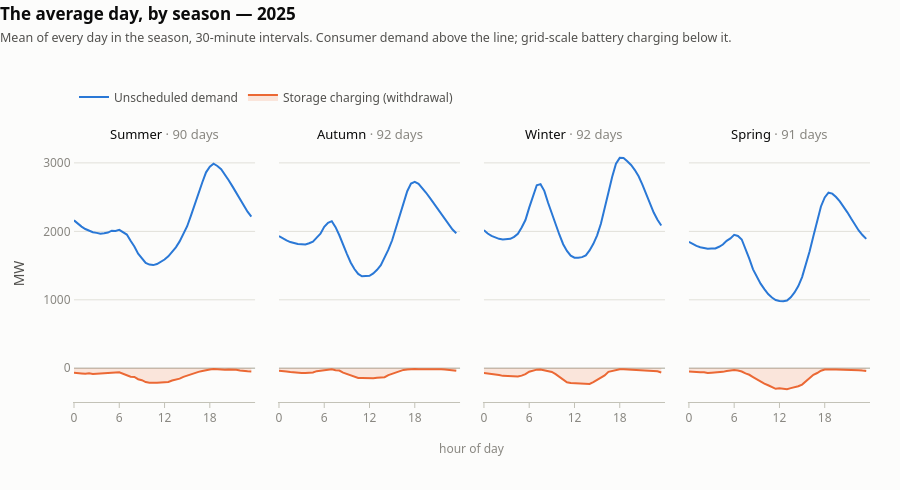

Notebook source saved alongside this figure:
### Markdown cell above
### 1. The average day, by season

Averaging every day in a season onto one 24-hour axis turns ~100,000 points into 48 per line.
The mirrored layout puts consumer demand above zero and battery charging below it.

Seasons are meteorological and southern-hemisphere, so Summer is Dec–Feb. Any season holding
fewer than `MIN_DAYS` days is dropped — all four survive in a complete year like 2025, but it
matters if you set `YEAR = 2026`, where the data stops on 1 September.

### Code cell
# ── Chart 1: average day shape by season ─────────────────────────────────────
SEASON_ORDER = ["Summer", "Autumn", "Winter", "Spring"]
MIN_DAYS = 30          # below this, an "average day" is not meaningful

days = d30.groupby("season")["date"].nunique()
seasons = [s for s in SEASON_ORDER if days.get(s, 0) >= MIN_DAYS]
print("days per season:", days.to_dict())
print("plotted:", seasons, " dropped:", [s for s in SEASON_ORDER if s not in seasons])

prof = (d30.groupby(["season", "tod_min"])[["unscheduled_demand_mw", "withdrawal_mw"]]
        .mean().reset_index())

fig = make_subplots(
    rows=1, cols=len(seasons), shared_yaxes=True, horizontal_spacing=0.03,
    subplot_titles=[f"{s} <span style='color:{MUTED};font-weight:400'>· {days[s]} days</span>"
                    for s in seasons])

for i, s in enumerate(seasons, start=1):
    p = prof[prof.season == s].sort_values("tod_min")
    hrs = p.tod_min / 60
    fig.add_trace(go.Scatter(
        x=hrs, y=p.unscheduled_demand_mw, name="Unscheduled demand",
        line=dict(color=BLUE, width=2), legendgroup="d", showlegend=(i == 1),
        hovertemplate="%{y:.0f} MW<extra>Unscheduled demand</extra>"), row=1, col=i)
    fig.add_trace(go.Scatter(
        x=hrs, y=p.withdrawal_mw, name="Storage charging (withdrawal)",
        line=dict(color=ORANGE, width=2), fill="tozeroy",
        fillcolor="rgba(235,104,52,0.16)", legendgroup="w", showlegend=(i == 1),
        hovertemplate="%{y:.0f} MW<extra>Withdrawal</extra>"), row=1, col=i)
    fig.update_xaxes(range=[0, 24], tickvals=[0, 6, 12, 18], row=1, col=i)

fig.update_yaxes(zeroline=True, zerolinecolor=AXIS, zerolinewidth=1.5)
fig.update_yaxes(title_text="MW", row=1, col=1)
for a in fig.layout.annotations[:len(seasons)]:
    a.font.size, a.font.color = 13, INK

style(fig, f"The average day, by season — {YEAR}",
      "Mean of every day in the season, 30-minute intervals. "
      "Consumer demand above the line; grid-scale battery charging below it.",
      height=490, top=145, bottom=88, legend_y=1.13)
# One centred axis label rather than one per panel, so it stays centred at any panel count
fig.add_annotation(text="hour of day", xref="paper", yref="paper", x=0.5, y=-0.22,
                   showarrow=False, font=dict(color=MUTED, size=12))
fig.show()

### Figure 1 — Plotly figure (JSON) as saved in the notebook; plotly's stock layout.template omitted (floating-point values rounded to 4 significant figures)
{"data": [{"hovertemplate": "%{y:.0f} MW<extra>Unscheduled demand</extra>", "legendgroup": "d", "line": {"color": "#2a78d6", "width": 2}, "name": "Unscheduled demand", "showlegend": true, "type": "scatter", "x": [0.0, 0.5, 1.0, 1.5, 2.0, 2.5, 3.0, 3.5, 4.0, 4.5, 5.0, 5.5, 6.0, 6.5, 7.0, 7.5, 8.0, 8.5, 9.0, 9.5, 10.0, 10.5, 11.0, 11.5, 12.0, 12.5, 13.0, 13.5, 14.0, 14.5, 15.0, 15.5, 16.0, 16.5, 17.0, 17.5, 18.0, 18.5, 19.0, 19.5, 20.0, 20.5, 21.0, 21.5, 22.0, 22.5, 23.0, 23.5], "xaxis": "x", "y": [2161.0, 2111.0, 2070.0, 2034.0, 2010.0, 1988.0, 1978.0, 1965.0, 1972.0, 1982.0, 2010.0, 2006.0, 2022.0, 1988.0, 1953.0, 1863.0, 1779.0, 1675.0, 1610.0, 1540.0, 1515.0, 1507.0, 1523.0, 1555.0, 1588.0, 1636.0, 1698.0, 1767.0, 1853.0, 1955.0, 2075.0, 2230.0, 2399.0, 2567.0, 2714.0, 2862.0, 2944.0, 2987.0, 2955.0, 2907.0, 2834.0, 2747.0, 2657.0, 2565.0, 2465.0, 2370.0, 2287.0, 2215.0], "yaxis": "y"}, {"fill": "tozeroy", "fillcolor": "rgba(235,104,52,0.16)", "hovertemplate": "%{y:.0f} MW<extra>Withdrawal</extra>", "legendgroup": "w", "line": {"color": "#eb6834", "width": 2}, "name": "Storage charging (withdrawal)", "showlegend": true, "type": "scatter", "x": [0.0, 0.5, 1.0, 1.5, 2.0, 2.5, 3.0, 3.5, 4.0, 4.5, 5.0, 5.5, 6.0, 6.5, 7.0, 7.5, 8.0, 8.5, 9.0, 9.5, 10.0, 10.5, 11.0, 11.5, 12.0, 12.5, 13.0, 13.5, 14.0, 14.5, 15.0, 15.5, 16.0, 16.5, 17.0, 17.5, 18.0, 18.5, 19.0, 19.5, 20.0, 20.5, 21.0, 21.5, 22.0, 22.5, 23.0, 23.5], "xaxis": "x", "y": [-66.61, -66.78, -74.55, -79.29, -74.29, -83.31, -78.06, -76.65, -72.43, -61.45, -57.17, -60.55, -58.89, -77.11, -97.05, -124.4, -126.9, -159.9, -173.7, -201.0, -211.2, -216.1, -212.6, -206.3, -204.7, -199.0, -179.5, -166.2, -151.4, -125.0, -107.7, -89.43, -62.46, -52.58, -39.75, -26.41, -17.7, -11.35, -16.35, -20.4, -20.09, -17.01, -16.79, -21.49, -33.91, -44.0, -44.85, -47.72], "yaxis": "y"}, {"hovertemplate": "%{y:.0f} MW<extra>Unscheduled demand</extra>", "legendgroup": "d", "line": {"color": "#2a78d6", "width": 2}, "name": "Unscheduled demand", "showlegend": false, "type": "scatter", "x": [0.0, 0.5, 1.0, 1.5, 2.0, 2.5, 3.0, 3.5, 4.0, 4.5, 5.0, 5.5, 6.0, 6.5, 7.0, 7.5, 8.0, 8.5, 9.0, 9.5, 10.0, 10.5, 11.0, 11.5, 12.0, 12.5, 13.0, 13.5, 14.0, 14.5, 15.0, 15.5, 16.0, 16.5, 17.0, 17.5, 18.0, 18.5, 19.0, 19.5, 20.0, 20.5, 21.0, 21.5, 22.0, 22.5, 23.0, 23.5], "xaxis": "x2", "y": [1930.0, 1895.0, 1869.0, 1844.0, 1829.0, 1815.0, 1812.0, 1809.0, 1826.0, 1850.0, 1908.0, 1966.0, 2067.0, 2125.0, 2149.0, 2062.0, 1943.0, 1798.0, 1672.0, 1546.0, 1450.0, 1378.0, 1343.0, 1347.0, 1351.0, 1385.0, 1438.0, 1507.0, 1611.0, 1732.0, 1870.0, 2054.0, 2243.0, 2433.0, 2586.0, 2698.0, 2722.0, 2695.0, 2633.0, 2564.0, 2490.0, 2413.0, 2335.0, 2255.0, 2171.0, 2091.0, 2027.0, 1973.0], "yaxis": "y2"}, {"fill": "tozeroy", "fillcolor": "rgba(235,104,52,0.16)", "hovertemplate": "%{y:.0f} MW<extra>Withdrawal</extra>", "legendgroup": "w", "line": {"color": "#eb6834", "width": 2}, "name": "Storage charging (withdrawal)", "showlegend": false, "type": "scatter", "x": [0.0, 0.5, 1.0, 1.5, 2.0, 2.5, 3.0, 3.5, 4.0, 4.5, 5.0, 5.5, 6.0, 6.5, 7.0, 7.5, 8.0, 8.5, 9.0, 9.5, 10.0, 10.5, 11.0, 11.5, 12.0, 12.5, 13.0, 13.5, 14.0, 14.5, 15.0, 15.5, 16.0, 16.5, 17.0, 17.5, 18.0, 18.5, 19.0, 19.5, 20.0, 20.5, 21.0, 21.5, 22.0, 22.5, 23.0, 23.5], "xaxis": "x2", "y": [-36.2, -37.87, -46.67, -55.01, -62.83, -65.64, -68.95, -68.82, -65.09, -61.06, -41.93, -35.46, -24.98, -21.3, -16.22, -27.21, -33.38, -63.22, -82.15, -109.0, -131.0, -141.6, -140.8, -145.1, -150.9, -146.3, -138.4, -132.7, -130.7, -100.5, -82.75, -57.48, -41.08, -23.76, -17.05, -10.92, -12.1, -14.33, -12.89, -12.79, -13.22, -12.81, -12.89, -15.34, -19.68, -26.29, -29.89, -36.79], "yaxis": "y2"}, {"hovertemplate": "%{y:.0f} MW<extra>Unscheduled demand</extra>", "legendgroup": "d", "line": {"color": "#2a78d6", "width": 2}, "name": "Unscheduled demand", "showlegend": false, "type": "scatter", "x": [0.0, 0.5, 1.0, 1.5, 2.0, 2.5, 3.0, 3.5, 4.0, 4.5, 5.0, 5.5, 6.0, 6.5, 7.0, 7.5, 8.0, 8.5, 9.0, 9.5, 10.0, 10.5, 11.0, 11.5, 12.0, 12.5, 13.0, 13.5, 14.0, 14.5, 15.0, 15.5, 16.0, 16.5, 17.0, 17.5, 18.0, 18.5, 19.0, 19.5, 20.0, 20.5, 21.0, 21.5, 22.0, 22.5, 23.0, 23.5], "xaxis": "x3", "y": [2018.0, 1968.0, 1933.0, 1906.0, 1891.0, 1881.0, 1884.0, 1890.0, 1919.0, 1964.0, 2055.0, 2165.0, 2347.0, 2518.0, 2674.0, 2690.0, 2591.0, 2417.0, 2261.0, 2087.0, 1951.0, 1812.0, 1713.0, 1644.0, 1615.0, 1616.0, 1623.0, 1650.0, 1722.0, 1817.0, 1942.0, 2111.0, 2321.0, 2567.0, 2797.0, 2989.0, 3074.0, 3072.0, 3024.0, 2969.0, 2895.0, 2804.0, 2684.0, 2548.0, 2403.0, 2275.0, 2169.0, 2085.0], "yaxis": "y3"}, {"fill": "tozeroy", "fillcolor": "rgba(235,104,52,0.16)", "hovertemplate": "%{y:.0f} MW<extra>Withdrawal</extra>", "legendgroup": "w", "line": {"color": "#eb6834", "width": 2}, "name": "Storage charging (withdrawal)", "showlegend": false, "type": "scatter", "x": [0.0, 0.5, 1.0, 1.5, 2.0, 2.5, 3.0, 3.5, 4.0, 4.5, 5.0, 5.5, 6.0, 6.5, 7.0, 7.5, 8.0, 8.5, 9.0, 9.5, 10.0, 10.5, 11.0, 11.5, 12.0, 12.5, 13.0, 13.5, 14.0, 14.5, 15.0, 15.5, 16.0, 16.5, 17.0, 17.5, 18.0, 18.5, 19.0, 19.5, 20.0, 20.5, 21.0, 21.5, 22.0, 22.5, 23.0, 23.5], "xaxis": "x3", "y": [-69.44, -75.51, -79.89, -94.76, -98.64, -110.8, -114.3, -120.3, -116.2, -119.5, -107.6, -85.6, -50.81, -31.41, -19.87, -18.28, -28.37, -40.15, -53.5, -84.83, -125.9, -167.2, -204.5, -216.3, -220.0, -226.7, -226.2, -235.6, -229.0, -202.7, -170.9, -143.0, -103.5, -51.83, -38.97, -22.19, -16.02, -14.28, -17.69, -19.57, -18.1, -22.78, -22.65, -24.0, -31.4, -34.72, -45.12, -61.33], "yaxis": "y3"}, {"hovertemplate": "%{y:.0f} MW<extra>Unscheduled demand</extra>", "legendgroup": "d", "line": {"color": "#2a78d6", "width": 2}, "name": "Unscheduled demand", "showlegend": false, "type": "scatter", "x": [0.0, 0.5, 1.0, 1.5, 2.0, 2.5, 3.0, 3.5, 4.0, 4.5, 5.0, 5.5, 6.0, 6.5, 7.0, 7.5, 8.0, 8.5, 9.0, 9.5, 10.0, 10.5, 11.0, 11.5, 12.0, 12.5, 13.0, 13.5, 14.0, 14.5, 15.0, 15.5, 16.0, 16.5, 17.0, 17.5, 18.0, 18.5, 19.0, 19.5, 20.0, 20.5, 21.0, 21.5, 22.0, 22.5, 23.0, 23.5], "xaxis": "x4", "y": [1847.0, 1812.0, 1787.0, 1767.0, 1755.0, 1747.0, 1749.0, 1751.0, 1775.0, 1807.0, 1862.0, 1897.0, 1949.0, 1933.0, 1881.0, 1747.0, 1600.0, 1445.0, 1336.0, 1236.0, 1155.0, 1084.0, 1033.0, 997.8, 982.9, 977.7, 989.4, 1036.0, 1107.0, 1201.0, 1332.0, 1511.0, 1709.0, 1931.0, 2155.0, 2364.0, 2496.0, 2565.0, 2551.0, 2502.0, 2437.0, 2362.0, 2278.0, 2186.0, 2097.0, 2014.0, 1946.0, 1890.0], "yaxis": "y4"}, {"fill": "tozeroy", "fillcolor": "rgba(235,104,52,0.16)", "hovertemplate": "%{y:.0f} MW<extra>Withdrawal</extra>", "legendgroup": "w", "line": {"color": "#eb6834", "width": 2}, "name": "Storage charging (withdrawal)", "showlegend": false, "type": "scatter", "x": [0.0, 0.5, 1.0, 1.5, 2.0, 2.5, 3.0, 3.5, 4.0, 4.5, 5.0, 5.5, 6.0, 6.5, 7.0, 7.5, 8.0, 8.5, 9.0, 9.5, 10.0, 10.5, 11.0, 11.5, 12.0, 12.5, 13.0, 13.5, 14.0, 14.5, 15.0, 15.5, 16.0, 16.5, 17.0, 17.5, 18.0, 18.5, 19.0, 19.5, 20.0, 20.5, 21.0, 21.5, 22.0, 22.5, 23.0, 23.5], "xaxis": "x4", "y": [-45.98, -52.79, -51.09, -57.78, -57.78, -67.61, -64.45, -62.19, -60.93, -52.47, -40.46, -35.01, -25.55, -33.83, -47.69, -75.5, -94.84, -128.3, -161.9, -194.9, -223.6, -248.4, -271.9, -299.8, -292.6, -300.9, -305.0, -290.1, -280.6, -262.9, -238.3, -188.4, -139.6, -95.47, -68.98, -35.76, -18.68, -13.54, -16.49, -16.68, -18.63, -18.99, -16.62, -16.45, -18.17, -27.59, -34.19, -38.67], "yaxis": "y4"}], "layout": {"annotations": [{"font": {"color": "#0b0b0b", "size": 13}, "showarrow": false, "text": "Summer <span style='color:#898781;font-weight:400'>· 90 days</span>", "x": 0.1138, "xanchor": "center", "xref": "paper", "y": 1, "yanchor": "bottom", "yref": "paper"}, {"font": {"color": "#0b0b0b", "size": 13}, "showarrow": false, "text": "Autumn <span style='color:#898781;font-weight:400'>· 92 days</span>", "x": 0.3712, "xanchor": "center", "xref": "paper", "y": 1, "yanchor": "bottom", "yref": "paper"}, {"font": {"color": "#0b0b0b", "size": 13}, "showarrow": false, "text": "Winter <span style='color:#898781;font-weight:400'>· 92 days</span>", "x": 0.6288, "xanchor": "center", "xref": "paper", "y": 1, "yanchor": "bottom", "yref": "paper"}, {"font": {"color": "#0b0b0b", "size": 13}, "showarrow": false, "text": "Spring <span style='color:#898781;font-weight:400'>· 91 days</span>", "x": 0.8862, "xanchor": "center", "xref": "paper", "y": 1, "yanchor": "bottom", "yref": "paper"}, {"font": {"color": "#898781", "size": 12}, "showarrow": false, "text": "hour of day", "x": 0.5, "xref": "paper", "y": -0.22, "yref": "paper"}], "font": {"color": "#52514e", "family": "system-ui, -apple-system, Segoe UI, sans-serif", "size": 12}, "height": 490, "hovermode": "x unified", "legend": {"bgcolor": "rgba(0,0,0,0)", "font": {"color": "#52514e"}, "orientation": "h", "x": 0, "y": 1.13, "yanchor": "bottom"}, "margin": {"b": 88, "l": 74, "r": 30, "t": 145}, "paper_bgcolor": "#fcfcfb", "plot_bgcolor": "#fcfcfb", "title": {"font": {"color": "#0b0b0b", "size": 17}, "text": "<b>The average day, by season — 2025</b><br><span style='font-size:12.5px;color:#52514e'>Mean of every day in the season, 30-minute intervals. Consumer demand above the line; grid-scale battery charging below it.</span>", "x": 0, "xanchor": "left", "y": 0.96}, "xaxis": {"anchor": "y", "domain": [0, 0.2275], "linecolor": "#c3c2b7", "range": [0, 24], "showgrid": false, "tickcolor": "#c3c2b7", "tickfont": {"color": "#898781"}, "ticks": "outside", "tickvals": [0, 6, 12, 18]}, "xaxis2": {"anchor": "y2", "domain": [0.2575, 0.485], "linecolor": "#c3c2b7", "range": [0, 24], "showgrid": false, "tickcolor": "#c3c2b7", "tickfont": {"color": "#898781"}, "ticks": "outside", "tickvals": [0, 6, 12, 18]}, "xaxis3": {"anchor": "y3", "domain": [0.515, 0.7425], "linecolor": "#c3c2b7", "range": [0, 24], "showgrid": false, "tickcolor": "#c3c2b7", "tickfont": {"color": "#898781"}, "ticks": "outside", "tickvals": [0, 6, 12, 18]}, "xaxis4": {"anchor": "y4", "domain": [0.7725, 1], "linecolor": "#c3c2b7", "range": [0, 24], "showgrid": false, "tickcolor": "#c3c2b7", "tickfont": {"color": "#898781"}, "ticks": "outside", "tickvals": [0, 6, 12, 18]}, "yaxis": {"anchor": "x", "domain": [0, 1], "gridcolor": "#e1e0d9", "linecolor": "rgba(0,0,0,0)", "tickfont": {"color": "#898781"}, "title": {"text": "MW"}, "zeroline": true, "zerolinecolor": "#c3c2b7", "zerolinewidth": 1.5}, "yaxis2": {"anchor": "x2", "domain": [0, 1], "gridcolor": "#e1e0d9", "linecolor": "rgba(0,0,0,0)", "matches": "y", "showticklabels": false, "tickfont": {"color": "#898781"}, "zeroline": true, "zerolinecolor": "#c3c2b7", "zerolinewidth": 1.5}, "yaxis3": {"anchor": "x3", "domain": [0, 1], "gridcolor": "#e1e0d9", "linecolor": "rgba(0,0,0,0)", "matches": "y", "showticklabels": false, "tickfont": {"color": "#898781"}, "zeroline": true, "zerolinecolor": "#c3c2b7", "zerolinewidth": 1.5}, "yaxis4": {"anchor": "x4", "domain": [0, 1], "gridcolor": "#e1e0d9", "linecolor": "rgba(0,0,0,0)", "matches": "y", "showticklabels": false, "tickfont": {"color": "#898781"}, "zeroline": true, "zerolinecolor": "#c3c2b7", "zerolinewidth": 1.5}}}
